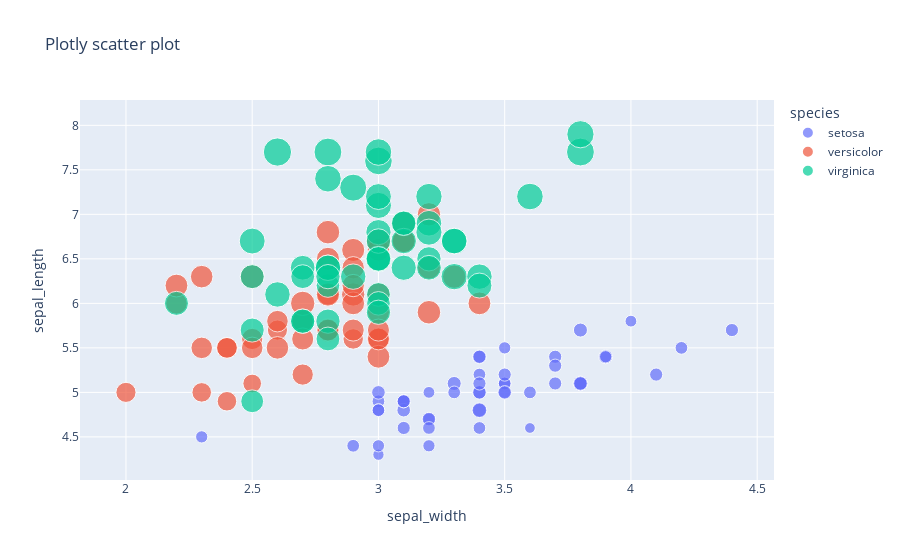

Notebook source saved alongside this figure:
### Markdown cell above
### Interaktivitás:
 * Hoverdata
 * Zoom
 * Adatsorok 'kikapcsolása'
 * Adatpontok kijelölése (esemény definiálható)
 * Adatpontra kattintás (esemény definiálható)
 * letöltés PNG képként

### Code cell
'''Méret petal_length alapján, méret faj alapján'''
fig = px.scatter(df, x="sepal_width", y="sepal_length", color="species",
                 size='petal_length', hover_data=['petal_width'],
                 title='Plotly scatter plot')
fig.show()

### Figure 1 — Plotly figure (JSON) as saved in the notebook; plotly's stock layout.template omitted (floating-point values rounded to 4 significant figures)
{"data": [{"customdata": [[0.2], [0.2], [0.2], [0.2], [0.2], [0.4], [0.3], [0.2], [0.2], [0.1], [0.2], [0.2], [0.1], [0.1], [0.2], [0.4], [0.4], [0.3], [0.3], [0.3], [0.2], [0.4], [0.2], [0.5], [0.2], [0.2], [0.4], [0.2], [0.2], [0.2], [0.2], [0.4], [0.1], [0.2], [0.1], [0.2], [0.2], [0.1], [0.2], [0.2], [0.3], [0.3], [0.2], [0.6], [0.4], [0.3], [0.2], [0.2], [0.2], [0.2]], "hovertemplate": "species=setosa<br>sepal_width=%{x}<br>sepal_length=%{y}<br>petal_length=%{marker.size}<br>petal_width=%{customdata[0]}<extra></extra>", "legendgroup": "setosa", "marker": {"color": "#636efa", "size": [1.4, 1.4, 1.3, 1.5, 1.4, 1.7, 1.4, 1.5, 1.4, 1.5, 1.5, 1.6, 1.4, 1.1, 1.2, 1.5, 1.3, 1.4, 1.7, 1.5, 1.7, 1.5, 1, 1.7, 1.9, 1.6, 1.6, 1.5, 1.4, 1.6, 1.6, 1.5, 1.5, 1.4, 1.5, 1.2, 1.3, 1.5, 1.3, 1.5, 1.3, 1.3, 1.3, 1.6, 1.9, 1.4, 1.6, 1.4, 1.5, 1.4], "sizemode": "area", "sizeref": 0.01725, "symbol": "circle"}, "mode": "markers", "name": "setosa", "orientation": "v", "showlegend": true, "type": "scatter", "x": [3.5, 3, 3.2, 3.1, 3.6, 3.9, 3.4, 3.4, 2.9, 3.1, 3.7, 3.4, 3, 3, 4, 4.4, 3.9, 3.5, 3.8, 3.8, 3.4, 3.7, 3.6, 3.3, 3.4, 3, 3.4, 3.5, 3.4, 3.2, 3.1, 3.4, 4.1, 4.2, 3.1, 3.2, 3.5, 3.1, 3, 3.4, 3.5, 2.3, 3.2, 3.5, 3.8, 3, 3.8, 3.2, 3.7, 3.3], "xaxis": "x", "y": [5.1, 4.9, 4.7, 4.6, 5, 5.4, 4.6, 5, 4.4, 4.9, 5.4, 4.8, 4.8, 4.3, 5.8, 5.7, 5.4, 5.1, 5.7, 5.1, 5.4, 5.1, 4.6, 5.1, 4.8, 5, 5, 5.2, 5.2, 4.7, 4.8, 5.4, 5.2, 5.5, 4.9, 5, 5.5, 4.9, 4.4, 5.1, 5, 4.5, 4.4, 5, 5.1, 4.8, 5.1, 4.6, 5.3, 5], "yaxis": "y"}, {"customdata": [[1.4], [1.5], [1.5], [1.3], [1.5], [1.3], [1.6], [1], [1.3], [1.4], [1], [1.5], [1], [1.4], [1.3], [1.4], [1.5], [1], [1.5], [1.1], [1.8], [1.3], [1.5], [1.2], [1.3], [1.4], [1.4], [1.7], [1.5], [1], [1.1], [1], [1.2], [1.6], [1.5], [1.6], [1.5], [1.3], [1.3], [1.3], [1.2], [1.4], [1.2], [1], [1.3], [1.2], [1.3], [1.3], [1.1], [1.3]], "hovertemplate": "species=versicolor<br>sepal_width=%{x}<br>sepal_length=%{y}<br>petal_length=%{marker.size}<br>petal_width=%{customdata[0]}<extra></extra>", "legendgroup": "versicolor", "marker": {"color": "#EF553B", "size": [4.7, 4.5, 4.9, 4, 4.6, 4.5, 4.7, 3.3, 4.6, 3.9, 3.5, 4.2, 4, 4.7, 3.6, 4.4, 4.5, 4.1, 4.5, 3.9, 4.8, 4, 4.9, 4.7, 4.3, 4.4, 4.8, 5, 4.5, 3.5, 3.8, 3.7, 3.9, 5.1, 4.5, 4.5, 4.7, 4.4, 4.1, 4, 4.4, 4.6, 4, 3.3, 4.2, 4.2, 4.2, 4.3, 3, 4.1], "sizemode": "area", "sizeref": 0.01725, "symbol": "circle"}, "mode": "markers", "name": "versicolor", "orientation": "v", "showlegend": true, "type": "scatter", "x": [3.2, 3.2, 3.1, 2.3, 2.8, 2.8, 3.3, 2.4, 2.9, 2.7, 2, 3, 2.2, 2.9, 2.9, 3.1, 3, 2.7, 2.2, 2.5, 3.2, 2.8, 2.5, 2.8, 2.9, 3, 2.8, 3, 2.9, 2.6, 2.4, 2.4, 2.7, 2.7, 3, 3.4, 3.1, 2.3, 3, 2.5, 2.6, 3, 2.6, 2.3, 2.7, 3, 2.9, 2.9, 2.5, 2.8], "xaxis": "x", "y": [7, 6.4, 6.9, 5.5, 6.5, 5.7, 6.3, 4.9, 6.6, 5.2, 5, 5.9, 6, 6.1, 5.6, 6.7, 5.6, 5.8, 6.2, 5.6, 5.9, 6.1, 6.3, 6.1, 6.4, 6.6, 6.8, 6.7, 6, 5.7, 5.5, 5.5, 5.8, 6, 5.4, 6, 6.7, 6.3, 5.6, 5.5, 5.5, 6.1, 5.8, 5, 5.6, 5.7, 5.7, 6.2, 5.1, 5.7], "yaxis": "y"}, {"customdata": [[2.5], [1.9], [2.1], [1.8], [2.2], [2.1], [1.7], [1.8], [1.8], [2.5], [2], [1.9], [2.1], [2], [2.4], [2.3], [1.8], [2.2], [2.3], [1.5], [2.3], [2], [2], [1.8], [2.1], [1.8], [1.8], [1.8], [2.1], [1.6], [1.9], [2], [2.2], [1.5], [1.4], [2.3], [2.4], [1.8], [1.8], [2.1], [2.4], [2.3], [1.9], [2.3], [2.5], [2.3], [1.9], [2], [2.3], [1.8]], "hovertemplate": "species=virginica<br>sepal_width=%{x}<br>sepal_length=%{y}<br>petal_length=%{marker.size}<br>petal_width=%{customdata[0]}<extra></extra>", "legendgroup": "virginica", "marker": {"color": "#00cc96", "size": [6, 5.1, 5.9, 5.6, 5.8, 6.6, 4.5, 6.3, 5.8, 6.1, 5.1, 5.3, 5.5, 5, 5.1, 5.3, 5.5, 6.7, 6.9, 5, 5.7, 4.9, 6.7, 4.9, 5.7, 6, 4.8, 4.9, 5.6, 5.8, 6.1, 6.4, 5.6, 5.1, 5.6, 6.1, 5.6, 5.5, 4.8, 5.4, 5.6, 5.1, 5.1, 5.9, 5.7, 5.2, 5, 5.2, 5.4, 5.1], "sizemode": "area", "sizeref": 0.01725, "symbol": "circle"}, "mode": "markers", "name": "virginica", "orientation": "v", "showlegend": true, "type": "scatter", "x": [3.3, 2.7, 3, 2.9, 3, 3, 2.5, 2.9, 2.5, 3.6, 3.2, 2.7, 3, 2.5, 2.8, 3.2, 3, 3.8, 2.6, 2.2, 3.2, 2.8, 2.8, 2.7, 3.3, 3.2, 2.8, 3, 2.8, 3, 2.8, 3.8, 2.8, 2.8, 2.6, 3, 3.4, 3.1, 3, 3.1, 3.1, 3.1, 2.7, 3.2, 3.3, 3, 2.5, 3, 3.4, 3], "xaxis": "x", "y": [6.3, 5.8, 7.1, 6.3, 6.5, 7.6, 4.9, 7.3, 6.7, 7.2, 6.5, 6.4, 6.8, 5.7, 5.8, 6.4, 6.5, 7.7, 7.7, 6, 6.9, 5.6, 7.7, 6.3, 6.7, 7.2, 6.2, 6.1, 6.4, 7.2, 7.4, 7.9, 6.4, 6.3, 6.1, 7.7, 6.3, 6.4, 6, 6.9, 6.7, 6.9, 5.8, 6.8, 6.7, 6.7, 6.3, 6.5, 6.2, 5.9], "yaxis": "y"}], "layout": {"legend": {"itemsizing": "constant", "title": {"text": "species"}, "tracegroupgap": 0}, "title": {"text": "Plotly scatter plot"}, "xaxis": {"anchor": "y", "domain": [0, 1], "title": {"text": "sepal_width"}}, "yaxis": {"anchor": "x", "domain": [0, 1], "title": {"text": "sepal_length"}}}}
